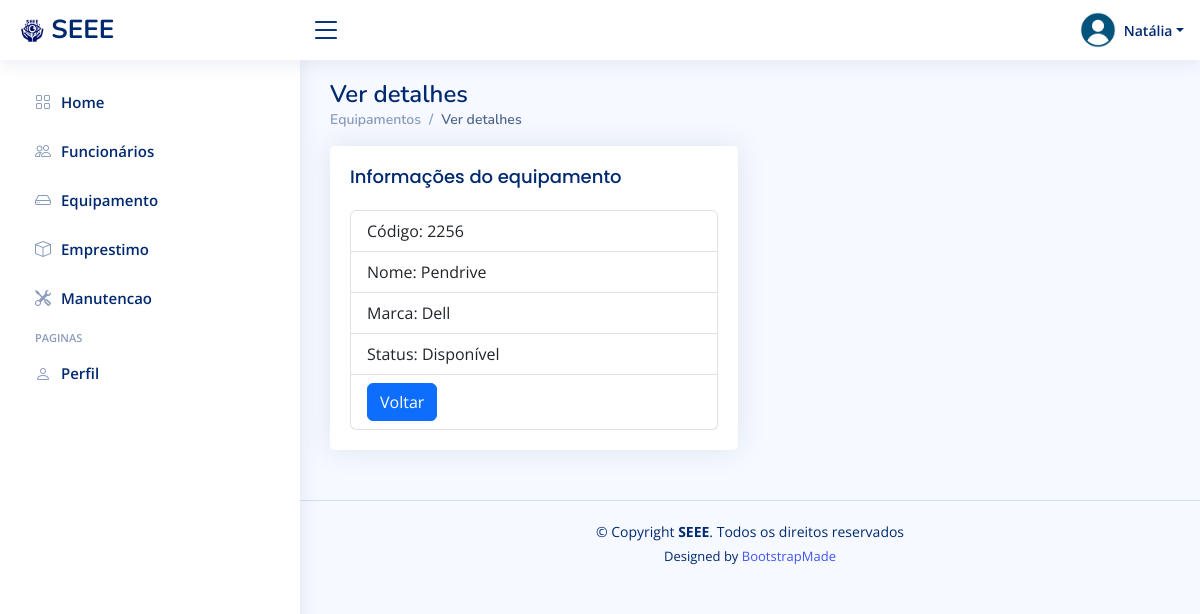
Page /equipamento/detalhes/27/ (signed in) on the committed database.
### equipamento/models.py (models this page shows, shortened)
class Equipamento(models.Model):
    nome = models.CharField(max_length=100)
    codigo = models.CharField(max_length=50, unique=True)
    marca = models.CharField(max_length=50)
    status = models.PositiveIntegerField(choices=[(1, 'Disponível'), (2, 'Emprestado'), (3, 'Em Manutenção')], default=1)

### equipamento/views.py (the view)
# urls.py: path('detalhes/<int:id>/', views.detalhar_equipamento, name='detalhar_equipamento'),
@login_required
def detalhar_equipamento(request, id):
    equipamento = get_object_or_404(Equipamento, pk=id)
    return render(request, 'equipamento/detalhar_equipamento.html', {'equipamento': equipamento})

### funcionario/contextProcess.py (called while the page is built)
def user_group_context(request):
    user = request.user
    isAdmin = user.groups.filter(name='Admin').exists()
    isFuncionario = user.groups.filter(name='Funcionarios').exists()
    return {
        'isAdmin': isAdmin,
        'isDuncionario': isFuncionario,
    }

### templates/equipamento/detalhar_equipamento.html
{% extends 'funcionario/_base.html'%}
{% block content %}
<div class="pagetitle">
  <h1>Ver detalhes</h1>
  <nav>
    <ol class="breadcrumb">
      <li class="breadcrumb-item"><a href="/equipamento/">Equipamentos</a></li>
      <li class="breadcrumb-item active">Ver detalhes</li>
    </ol>
  </nav>
</div>
<section class="section">
    <div class="row">
      <div class="col-lg-6">
        <div class="card">
          <div class="card-body">
            <h5 class="card-title">Informações do equipamento</h5>
            <ul class="list-group">
              <li class="list-group-item">Código: {{ equipamento.codigo }}</li>
              <li class="list-group-item">Nome: {{ equipamento.nome }}</li>
              <li class="list-group-item">Marca: {{ equipamento.marca }}</li>
              <li class="list-group-item">Status: {{ equipamento.get_status_display }}</li>
              <li class="list-group-item"><a class="btn btn-primary" href="/equipamento/">Voltar</a></li>
            </ul>
          </div>
        </div>
    </div>
  </section>
{% endblock %}

### templates/funcionario/_base.html (shortened to what this page needs)
{% load static %}
<!DOCTYPE html>
<html lang="pt-br">
<head>
  <link href="{% static 'assets/vendor/bootstrap/css/bootstrap.min.css' %}" rel="stylesheet">
  <link href="{% static 'assets/vendor/bootstrap-icons/bootstrap-icons.css' %}" rel="stylesheet">
  <link href="{% static 'assets/vendor/boxicons/css/boxicons.min.css' %}" rel="stylesheet">
  <link href="{% static 'assets/vendor/quill/quill.snow.css' %}" rel="stylesheet">
  <link href="{% static 'assets/vendor/quill/quill.bubble.css' %}" rel="stylesheet">
  <link href="{% static 'assets/vendor/remixicon/remixicon.css' %}" rel="stylesheet">
  <link href="{% static 'assets/vendor/simple-datatables/style.css' %}" rel="stylesheet">
  <link href="{% static 'assets/css/style.css' %}" rel="stylesheet">
</head>
<body>
  <header id="header" class="header fixed-top d-flex align-items-center">
    <div class="d-flex align-items-center justify-content-between">
      <a href="/funcionario/" class="logo d-flex align-items-center">
        <img src="{% static 'assets/img/SEEE.png' %}" alt="">
        <span class="d-none d-lg-block">SEEE</span>
      </a>
      <i class="bi bi-list toggle-sidebar-btn"></i>
    </div>
    <nav class="header-nav ms-auto">
      <ul class="d-flex align-items-center">
        <li class="nav-item dropdown pe-3">
          <a class="nav-link nav-profile d-flex align-items-center pe-0" href="#" data-bs-toggle="dropdown">
            <img src="{% static 'assets/img/profile.png' %}" alt="Profile" class="rounded-circle">
            <span class="d-none d-md-block dropdown-toggle ps-2">{{ user.username }}</span>
          </a>
        </li>
      </ul>
    </nav>
  </header>
  {% include 'funcionario/sidebar.html'%}
  <main id="main" class="main">
    {% block content %}
    {% endblock %}
  </main>
  <footer id="footer" class="footer">
    <div class="copyright">
      &copy; Copyright <strong><span>SEEE</span></strong>. Todos os direitos reservados
    </div>
    <div class="credits">
      Designed by <a href="https://bootstrapmade.com/">BootstrapMade</a>
    </div>
  </footer>
</body>
</html>

### static/assets/css/style.css (style rules this page uses)
:root { scroll-behavior: smooth; }
body { font-family: "Open Sans", sans-serif; background: #f6f9ff; color: #444444; }
a { color: #4154f1; text-decoration: none; }
h1, h2, h3, h4, h5, h6 { font-family: "Nunito", sans-serif; }
#main { margin-top: 60px; padding: 20px 30px; transition: all 0.3s; }
.pagetitle { margin-bottom: 10px; }
.pagetitle h1 { font-size: 24px; margin-bottom: 0; font-weight: 600; color: #012970; }
.card { margin-bottom: 30px; border: none; border-radius: 5px; box-shadow: 0px 0 30px rgba(1, 41, 112, 0.1); }
.card-title { padding: 20px 0 15px 0; font-size: 18px; font-weight: 500; color: #012970; font-family: "Poppins", sans-serif; }
.card-body { padding: 0 20px 20px 20px; }
.breadcrumb { font-size: 14px; font-family: "Nunito", sans-serif; color: #899bbd; font-weight: 600; }
.breadcrumb a { color: #899bbd; transition: 0.3s; }
.breadcrumb .breadcrumb-item::before { color: #899bbd; }
.breadcrumb .active { color: #51678f; font-weight: 600; }
.logo { line-height: 1; }
@media (min-width: 1200px) { .logo { width: 280px; } }
.logo img { max-height: 26px; margin-right: 6px; }
.logo span { font-size: 26px; font-weight: 700; color: #012970; font-family: "Nunito", sans-serif; }
.header { transition: all 0.5s; z-index: 997; height: 60px; box-shadow: 0px 2px 20px rgba(1, 41, 112, 0.1); background-color: #fff; padding-left: 20px; }
.header .toggle-sidebar-btn { font-size: 32px; padding-left: 10px; cursor: pointer; color: #012970; }
.header-nav ul { list-style: none; }
.header-nav>ul { margin: 0; padding: 0; }
.header-nav .nav-profile { color: #012970; }
.header-nav .nav-profile img { max-height: 36px; }
.header-nav .nav-profile span { font-size: 14px; font-weight: 600; }
@media (min-width: 1200px) { #main, #footer { margin-left: 300px; } }
.footer { padding: 20px 0; font-size: 14px; transition: all 0.3s; border-top: 1px solid #cddfff; }
.footer .copyright { text-align: center; color: #012970; }
.footer .credits { padding-top: 5px; text-align: center; font-size: 13px; color: #012970; }

### rows in the picture
Equipamento: codigo "2256", nome "Pendrive", marca "Dell", status "Disponível"

### other values in the picture
{{ user.username }} "Natália"
